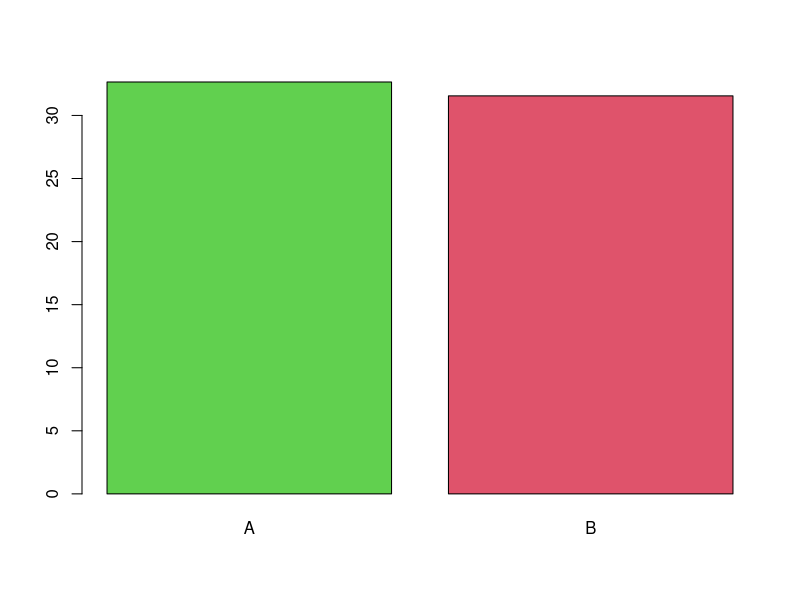

The R script that drew this image: (Note: this script raises an error after producing the figure.)
# t test

# Two teaching methods and the scores in a language test.
metode <- read.csv("data/ttest2a.csv", dec=",")
attach(metode)

head(metode)

tapply(Resultat, list(Methode), mean)
tapply(Resultat, list(Methode), sd)
barplot(tapply(Resultat, list(Methode), mean), col=c(3:2))

# Do the means of the two samples differ significantly?
# Hypothesis H0: they don't (if p > 0.05.
# Hypothesis H1: they do (if p < 0.05.
t.test(Resultat ~ Methode, data=metode, paired = F, var.equal = T)


# Check the same hypotheses with the linear regression method
# Since there is only one predictor ("Methode"), we obtain the same result as with the t-test.
# Since p > 0.05, the score means of the two methods do not differ significantly.
m <- lm(Resultat ~ Methode, data=metode)
summary(m)

library(effects)
allEffects(m)
plot(allEffects(m), multiline=TRUE, grid=TRUE, rug=FALSE, as.table=TRUE)
